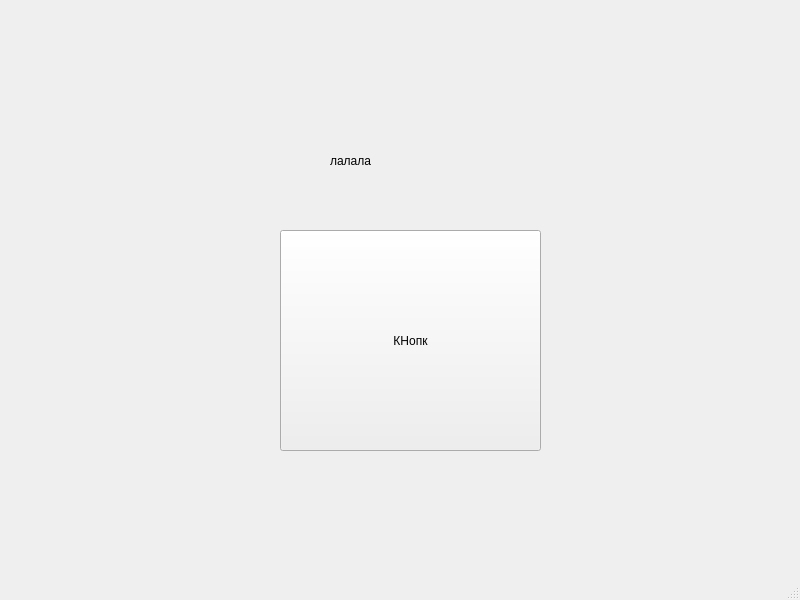
<?xml version="1.0" encoding="UTF-8"?>
<ui version="4.0">
 <class>MainWindow</class>
 <widget class="QMainWindow" name="MainWindow">
  <property name="geometry">
   <rect>
    <x>0</x>
    <y>0</y>
    <width>800</width>
    <height>600</height>
   </rect>
  </property>
  <property name="windowTitle">
   <string>MainWindow</string>
  </property>
  <widget class="QWidget" name="centralwidget">
   <widget class="QPushButton" name="btn">
    <property name="geometry">
     <rect>
      <x>280</x>
      <y>230</y>
      <width>261</width>
      <height>221</height>
     </rect>
    </property>
    <property name="text">
     <string>КНопк</string>
    </property>
   </widget>
   <widget class="QLabel" name="lb">
    <property name="geometry">
     <rect>
      <x>330</x>
      <y>110</y>
      <width>201</width>
      <height>101</height>
     </rect>
    </property>
    <property name="text">
     <string>лалала</string>
    </property>
   </widget>
  </widget>
  <widget class="QMenuBar" name="menubar">
   <property name="geometry">
    <rect>
     <x>0</x>
     <y>0</y>
     <width>800</width>
     <height>26</height>
    </rect>
   </property>
  </widget>
  <widget class="QStatusBar" name="statusbar"/>
 </widget>
 <resources/>
 <connections/>
</ui>
